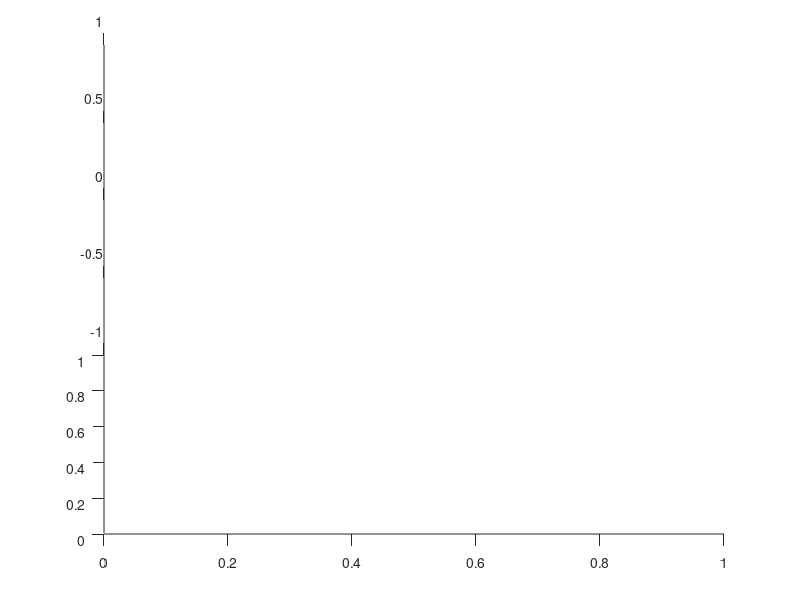

Recreate this plot in MATLAB. (Note: this script raises an error after producing the figure.)
function plotGIF(filename,fig)
n=50;
if nargin<1
    filename = 'testnew51.gif';
end
if nargin<2
    fig=1;
end
az = linspace(0,360,n);
for i = 1:n
      view(az(i),30);
      drawnow
      frame = getframe(1);
      im = frame2im(frame);
      [imind,cm] = rgb2ind(im,256);
      if i == 1;
          imwrite(imind,cm,filename,'gif', 'Loopcount',inf);
      else
          imwrite(imind,cm,filename,'gif','WriteMode','append');
      end
end
end